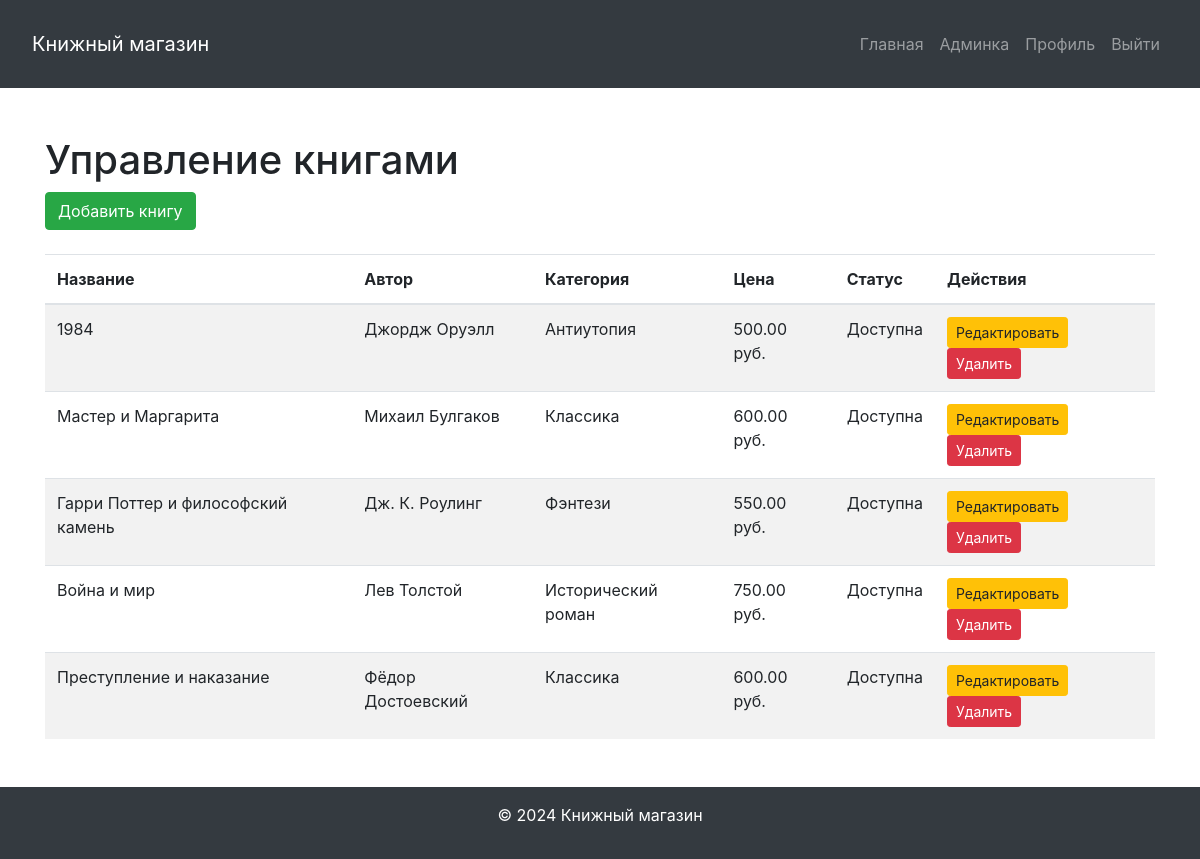
/admin.php (signed in), run on the app's committed database.
### tables this page shows
CREATE TABLE `books` (
  `id` int NOT NULL AUTO_INCREMENT,
  `title` varchar(255) NOT NULL,
  `author` varchar(255) NOT NULL,
  `category` varchar(100) DEFAULT NULL,
  `year_published` int DEFAULT NULL,
  `cover_image` varchar(255) DEFAULT NULL,
  `description` text,
  `price` decimal(10,2) DEFAULT NULL,
  `status` enum('available','rented','sold') DEFAULT 'available',
  `created_at` timestamp NULL DEFAULT CURRENT_TIMESTAMP,
  PRIMARY KEY (`id`)
);

### admin.php (the view, shortened to what this page needs)
<?php
include 'db.php';
$stmt = $pdo->query("SELECT * FROM books");
$books = $stmt->fetchAll();
?>
<!DOCTYPE html>
<html lang="ru">
<head>
    <link rel="stylesheet" href="https://maxcdn.bootstrapcdn.com/bootstrap/4.5.2/css/bootstrap.min.css">
</head>
<body>
<?php include 'header.php'; ?>
<div class="container mt-5">
    <h1>Управление книгами</h1>
    <a href="add_book.php" class="btn btn-success mb-4">Добавить книгу</a>
    <table class="table table-striped">
        <thead>
            <tr>
                <th>Название</th>
                <th>Автор</th>
                <th>Категория</th>
                <th>Цена</th>
                <th>Статус</th>
                <th>Действия</th>
            </tr>
        </thead>
        <tbody>
            <?php foreach ($books as $book): ?>
            <tr>
                <td><?= $book['title'] ?></td>
                <td><?= $book['author'] ?></td>
                <td><?= $book['category'] ?></td>
                <td><?= $book['price'] ?> руб.</td>
                <td><?= $book['status'] === 'available' ? 'Доступна' : 'Недоступна' ?></td>
                <td>
                    <a href="edit_book.php?id=<?= $book['id'] ?>" class="btn btn-warning btn-sm">Редактировать</a>
                    <a href="delete_book.php?id=<?= $book['id'] ?>" class="btn btn-danger btn-sm">Удалить</a>
                </td>
            </tr>
            <?php endforeach; ?>
        </tbody>
    </table>
</div>
<?php include 'footer.php'; ?>
</body>
</html>

### data on the page
books: title "1984", author "Джордж Оруэлл", category "Антиутопия", price "500.00", status "Доступна"
books: title "Мастер и Маргарита", author "Михаил Булгаков", category "Классика", price "600.00", status "Доступна"
books: title "Гарри Поттер и философский камень", author "Дж. К. Роулинг", category "Фэнтези", price "550.00", status "Доступна"
books: title "Война и мир", author "Лев Толстой", category "Исторический роман", price "750.00", status "Доступна"
books: title "Преступление и наказание", author "Фёдор Достоевский", category "Классика", price "600.00", status "Доступна"
